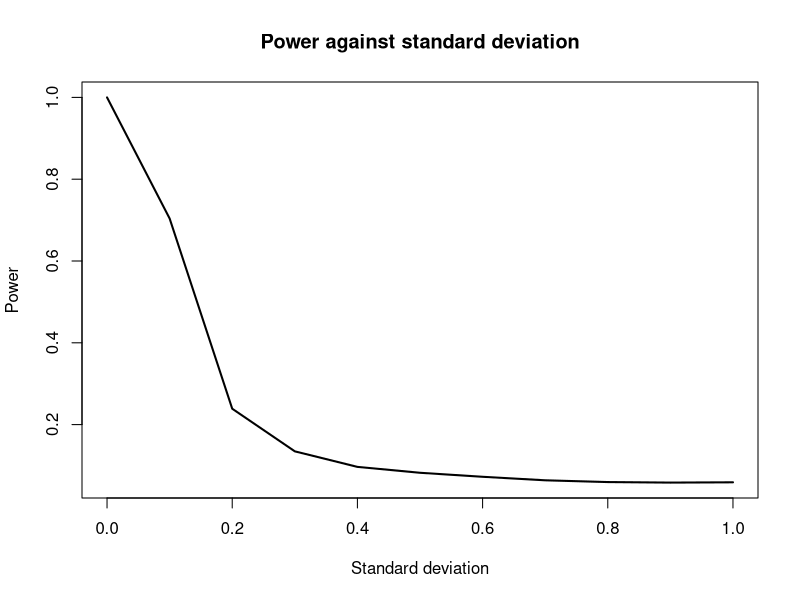
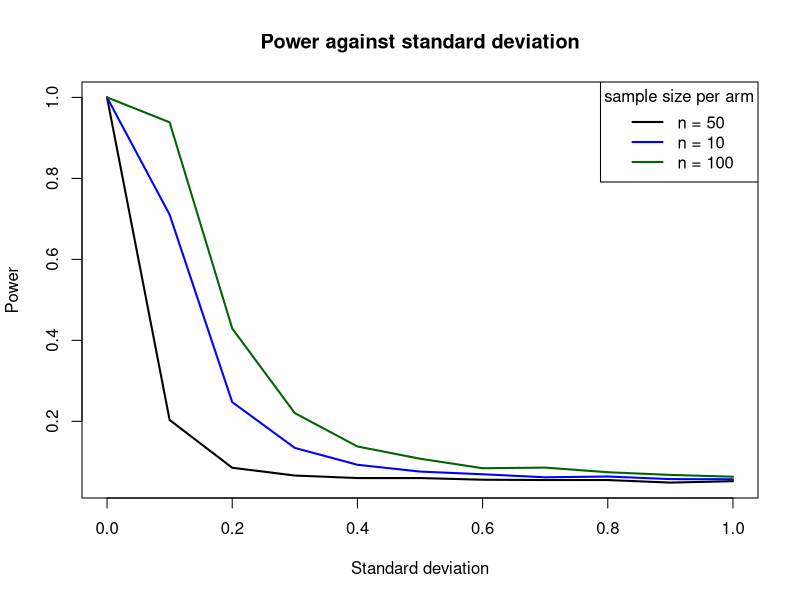
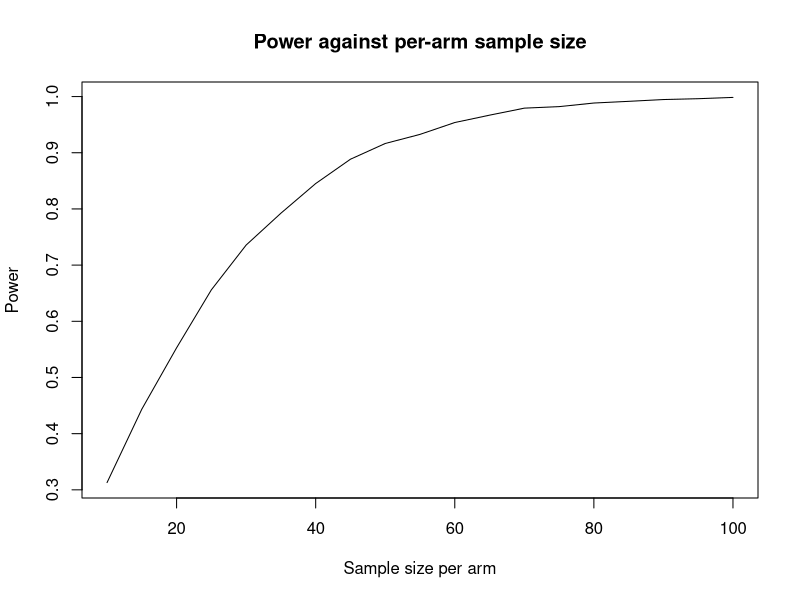
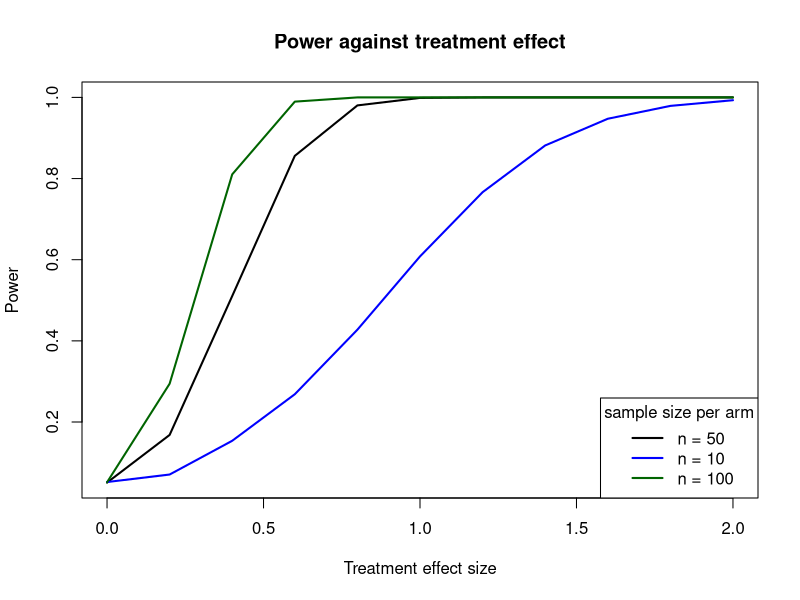

These figures' R source, in order:
## ---- chunk 1
# setting arbitrary values for the arm means, sample size (100 per arm), and common variance = 1
mu_0 <- 2
mu_1 <- 3
sigma <- 1
n = 100

# control arm outcomes
y_0 <- rnorm(n = 100, mean = mu_0, sd = sigma)
y_1 <- rnorm(n = 100, mean = mu_1, sd = sigma)

# get sample means
ybar_0 <- mean(y_0)
ybar_1 <- mean(y_1)

## ---- chunk 2
# sample mean difference (ie treatment effect for this sample)
deltahat <- ybar_1 - ybar_0

# get Z-test statistic
Z <- (deltahat)/sqrt((2*sigma^2)/n)

# compare to standard Normal quantile
Z > qnorm(1 - 0.05/2)
## ---- chunk 3
# Power
1 - pnorm( qnorm(1 - 0.05/2) - 1/sqrt((2*sigma^2)/100) )

power.t.test(n = 100, delta = 1, sd = 1)
## ---- chunk 4
data_sim <- function(mu0, mu1, sd, n){
  # simulate a vector of outcomes for each arm
  y_0 <- rnorm(n = n, mean = mu0, sd = sd)
  y_1 <- rnorm(n = n, mean = mu1, sd = sd)
  
  # sample mean outcome for each arm
  ybar_0 <- mean(y_0)
  ybar_1 <- mean(y_1)
  
  # sample mean difference (ie treatment effect for this sample)
  deltahat <- ybar_1 - ybar_0
  
  return(deltahat)
}
## ---- chunk 5
nrep <- 10000
deltas <- replicate(nrep, data_sim(2,2.01,0.11,100))
se <- sqrt(2 * 0.11^2 / 100)
## ---- chunk 6
z_scores <- deltas / se
mean(abs(z_scores) > qnorm(1 - 0.05 / 2))
## ---- chunk 7
power_sim <- function(mu0, mu1, sd, n, nrep = 10000){
  # mu0, mu1: outcome means for each arm
  # sd: common standard deviation for outcomes
  # n: number of participants per arm
  # nrep: number of replicates when simulating vector of deltas 
  
  deltas <- replicate(nrep, data_sim(mu0, mu1, sd = sd, n))
  
  se <- sqrt(2 * sd^2 / n)
  z_scores <- deltas / se
  power <- mean(abs(z_scores) > qnorm(1 - 0.05 / 2))
  
  return(power)
}
## ---- chunk 8
power_sim(mu0 = 2, mu1 = 2.5, sd = 0.8, n = 100)

power_sim(mu0 = 2, mu1 = 2.1, sd = 0.1, n = 20)
## ---- chunk 9
sd_vals <- seq(0,1, by = 0.1)
power_sd <- numeric(length = length(sd_vals))
for (i in 1:length(sd_vals)) {
  power_sd[i] <- power_sim(mu0 = 2, mu1 = 2.05, sd = sd_vals[i], n = 50)
}

plot(sd_vals, power_sd, type = 'l', lwd = '2', 
     xlab = 'Standard deviation', ylab = 'Power', main = 'Power against standard deviation')
## ---- chunk 10
sd_vals <- seq(0,1, by = 0.1)
n_vals <- c(10,50,100)

power_sd <- matrix(nrow = length(sd_vals), ncol = length(n_vals))

for (j in 1:length(n_vals)) { 
  for (i in 1:length(sd_vals)){
    
  power_sd[i,j] <- power_sim(mu0 = 2, mu1 = 2.05, sd = sd_vals[i], n = n_vals[j])
  
  }
}

plot(sd_vals, power_sd[,1], type = 'l', lwd = 2, 
     xlab = 'Standard deviation', ylab = 'Power', main = 'Power against standard deviation')
lines(sd_vals, power_sd[,2], lwd = 2, col = 'blue')
lines(sd_vals, power_sd[,3], lwd = 2, col = 'darkgreen')
legend('topright', c('n = 50', 'n = 10', 'n = 100'), col = c('black', 'blue', 'darkgreen'), lwd = 2, title = 'sample size per arm')
## ---- chunk 11
n_vals <- seq(10,100, by = 5)
power_n <- numeric(length = length(n_vals))
for (i in 1:length(n_vals)) {
  power_n[i] <- power_sim(mu0 = 2, mu1 = 2.2, sd = 0.3, n = n_vals[i])
}

plot(n_vals, power_n, type = 'l',
     xlab = 'Sample size per arm', ylab = 'Power', main = 'Power against per-arm sample size')
## ---- chunk 12
delta_vals <- seq(0,2, by = 0.2)
power_10 <- numeric(length = length(delta_vals))
power_50 <- numeric(length = length(delta_vals))
power_100 <- numeric(length = length(delta_vals))

for (i in 1:length(delta_vals)) {
  mu1_i <- 2 + delta_vals[i]
  power_10[i] <- power_sim(mu0 = 2, mu1 = mu1_i, sd = 1, n = 10)
  power_50[i] <- power_sim(mu0 = 2, mu1 = mu1_i, sd = 1, n = 50)
  power_100[i] <- power_sim(mu0 = 2, mu1 = mu1_i, sd = 1, n = 100)
}

plot(delta_vals, power_50, type = 'l', lwd = 2, 
     xlab = 'Treatment effect size', ylab = 'Power', main = 'Power against treatment effect')
lines(delta_vals, power_10, col = 'blue', lwd = 2)
lines(delta_vals, power_100, col = 'darkgreen', lwd = 2)

legend('bottomright', c('n = 50', 'n = 10', 'n = 100'), col = c('black', 'blue', 'darkgreen'), lwd = 2, title = 'sample size per arm')
